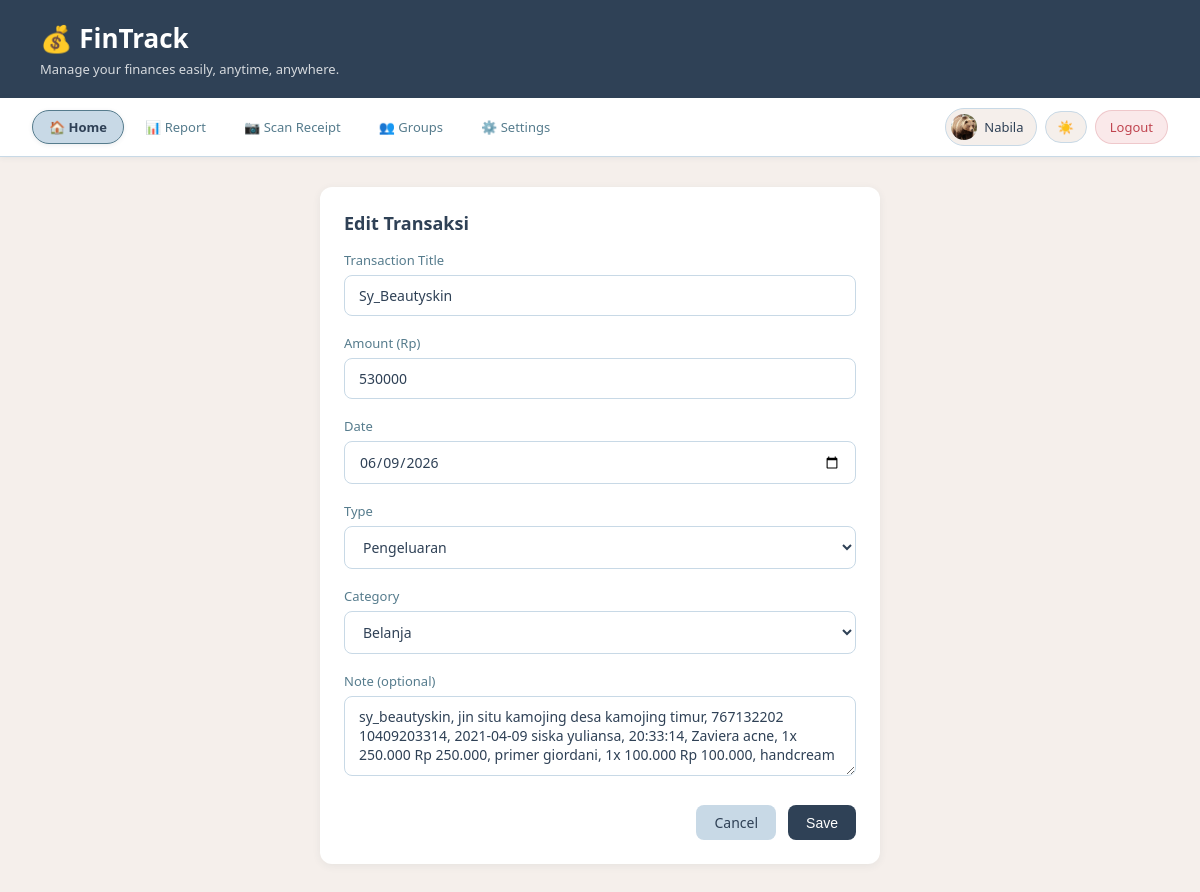
/edit/15 (signed in), run on the app's committed database.
### app.py (models this page shows)
class User(UserMixin, db.Model):
    id           = db.Column(db.Integer, primary_key=True)
    name         = db.Column(db.String(100), nullable=False)
    email        = db.Column(db.String(100), unique=True, nullable=False)
    password     = db.Column(db.String(200), nullable=False)
    photo        = db.Column(db.String(200), nullable=True)
    language     = db.Column(db.String(5),  default='id')
    theme        = db.Column(db.String(10), default='light')
    notif_popup  = db.Column(db.Boolean,    default=True)
    timezone     = db.Column(db.String(50), default='Asia/Jakarta')
    created_at   = db.Column(db.DateTime,   default=datetime.utcnow)
    transactions = db.relationship('Transaction', backref='user', lazy=True)

class Transaction(db.Model):
    id       = db.Column(db.Integer, primary_key=True)
    title    = db.Column(db.String(100), nullable=False)
    amount   = db.Column(db.Float,       nullable=False)
    category = db.Column(db.String(50),  nullable=False)
    type     = db.Column(db.String(10),  nullable=False)
    date     = db.Column(db.DateTime,    default=datetime.utcnow)
    note     = db.Column(db.String(200), nullable=True)
    user_id  = db.Column(db.Integer, db.ForeignKey('user.id'), nullable=False)

### app.py (the view, shortened to what this page needs)
@app.route('/edit/<int:id>', methods=['GET', 'POST'])
@login_required
def edit_transaction(id):
    transaction = Transaction.query.filter_by(id=id, user_id=current_user.id).first_or_404()
    return render_template('edit_transaction.html', transaction=transaction)

### app.py (called while the page is built)
@login_manager.user_loader
def load_user(user_id):
    return User.query.get(int(user_id))

@app.context_processor
def inject_translation():
    lang = current_user.language if current_user.is_authenticated else 'id'
    return dict(t=get_translation(lang))

### translations.py (called while the page is built)
def get_translation(lang='id'):
    return TRANSLATIONS.get(lang, TRANSLATIONS['id'])

### templates/edit_transaction.html (shortened to what this page needs)
<!DOCTYPE html>
<html lang="id" id="html-root">
<head>
    <link rel="stylesheet" href="{{ url_for('static', filename='style.css') }}">
</head>
<body>
<header>
    <h1>💰 FinTrack</h1>
    <p>{{ t['desc_app'] }}</p>
</header>
<nav class="navbar">
    <a href="/index" class="nav-link active">🏠 {{ t['nav_home'] }}</a>
    <a href="/report" class="nav-link">📊 {{ t['nav_report'] }}</a>
    <a href="/scan" class="nav-link">📷 {{ t['nav_scan'] }}</a>
    <a href="/groups" class="nav-link">👥 {{ t['nav_sharing'] }}</a>
    <a href="/settings" class="nav-link">⚙️ {{ t['nav_settings'] }}</a>
    <div class="nav-right">
        <div class="user-chip">
            <div class="user-avatar">
                {% if current_user.photo %}
                    <img src="{{ url_for('static', filename='uploads/' + current_user.photo) }}" alt="foto">
                {% else %}
                    👤
                {% endif %}
            </div>
            <span>{{ current_user.name }}</span>
        </div>
        <button class="theme-toggle" onclick="toggleTheme()">
            <span class="theme-icon">☀️</span>
        </button>
        <a href="/logout" class="btn-logout">{{ t['nav_logout'] }}</a>
    </div>
</nav>
<main>
    <div class="card form-card">
        <h2>Edit Transaksi</h2>
        <form method="POST" action="/edit/{{ transaction.id }}">
            <div class="form-group">
                <label>{{ t['form_title'] }}</label>
                <input type="text" name="title"
                       value="{{ transaction.title }}" required>
            </div>
            <div class="form-group">
                <label>{{ t['form_amount'] }}</label>
                <input type="number" name="amount"
                       value="{{ transaction.amount | int }}" min="0" required>
            </div>
            <div class="form-group">
                <label>{{ t['form_date'] }}</label>
                <input type="date" name="date"
                       value="{{ transaction.date.strftime('%Y-%m-%d') }}">
            </div>
            <div class="form-group">
                <label>{{ t['form_type'] }}</label>
                <select name="type">
                    <option value="expense" {{ 'selected' if transaction.type == 'expense' }}>Pengeluaran</option>
                </select>
            </div>
            <div class="form-group">
                <label>{{ t['form_category'] }}</label>
                <select name="category">
                    {% set categories = ['Makanan','Transport','Belanja','Hiburan','Kesehatan','Pendidikan','Gaji','Lainnya'] %}
                    {% for cat in categories %}
                        <option value="{{ cat }}" {{ 'selected' if transaction.category == cat }}>{{ cat }}</option>
                    {% endfor %}
                </select>
            </div>
            <div class="form-group">
                <label>{{ t['form_note'] }}</label>
                <textarea name="note">{{ transaction.note }}</textarea>
            </div>
            <div class="form-actions">
                <a href="/" class="btn btn-secondary">{{ t['btn_cancel'] }}</a>
                <button type="submit" class="btn btn-primary">{{ t['btn_save'] }}</button>
            </div>
        </form>
    </div>
</main>
</body>
</html>

### static/style.css (style rules this page uses)
* { margin: 0; padding: 0; box-sizing: border-box; }
body { font-family: 'Segoe UI', sans-serif; background-color: #F5EFEB; color: #2F4156; }
header { background-color: #2F4156; color: white; padding: 20px 40px; }
header h1 { font-size: 26px; }
header p { font-size: 13px; opacity: 0.8; margin-top: 4px; }
main { padding: 30px 40px; }
.card { background: #FFFFFF; border-radius: 12px; padding: 24px; box-shadow: 0 2px 8px rgba(47,65,86,0.07); margin-bottom: 24px; }
.card h2 { margin-bottom: 16px; font-size: 18px; color: #2F4156; }
.btn { display: inline-block; padding: 8px 18px; border-radius: 8px; font-size: 14px; font-weight: 500; cursor: pointer; border: none; text-decoration: none; }
.btn-primary { background: #2F4156; color: white; }
.btn-secondary { background: #C8D9E6; color: #2F4156; }
.form-card { max-width: 560px; margin: 0 auto; }
.form-group { margin-bottom: 18px; }
.form-group label { display: block; font-size: 13px; font-weight: 500; margin-bottom: 6px; color: #567C8D; }
.form-group input, .form-group select, .form-group textarea { width: 100%; padding: 10px 14px; border: 1px solid #C8D9E6; border-radius: 8px; font-size: 14px; font-family: inherit; background: #FFFFFF; color: #2F4156; }
.form-group textarea { height: 80px; resize: vertical; }
.form-actions { display: flex; gap: 12px; justify-content: flex-end; margin-top: 24px; }
.navbar { background: #FFFFFF; padding: 10px 32px; display: flex; align-items: center; gap: 4px; border-bottom: 1px solid #C8D9E6; box-shadow: 0 1px 6px rgba(47,65,86,0.07); position: sticky; top: 0; z-index: 50; transition: background 0.2s, border-color 0.2s; flex-wrap: nowrap; overflow-x: auto; scrollbar-width: none; }
.navbar a.nav-link { text-decoration: none; color: #567C8D; font-size: 13px; font-weight: 500; padding: 7px 16px; border-radius: 99px; display: inline-flex; align-items: center; gap: 6px; white-space: nowrap; transition: background 0.18s, color 0.18s, border-color 0.18s, box-shadow 0.18s; border: 1.5px solid transparent; }
.navbar a.nav-link.active { background: #C8D9E6; color: #2F4156; font-weight: 650; border-color: #567C8D; box-shadow: 0 1px 4px rgba(47,65,86,0.10); }
.nav-right { margin-left: auto; display: flex; align-items: center; gap: 8px; flex-shrink: 0; }
.user-chip { display: inline-flex; align-items: center; gap: 7px; padding: 5px 12px 5px 5px; border-radius: 99px; background: #F5EFEB; border: 1.5px solid #C8D9E6; font-size: 13px; font-weight: 500; color: #2F4156; white-space: nowrap; }
.user-avatar { width: 26px; height: 26px; border-radius: 50%; background: #C8D9E6; display: flex; align-items: center; justify-content: center; font-size: 12px; overflow: hidden; flex-shrink: 0; }
.user-avatar img { width: 100%; height: 100%; object-fit: cover; }
.theme-toggle { display: inline-flex; align-items: center; gap: 5px; padding: 6px 12px; border-radius: 99px; background: #F5EFEB; border: 1.5px solid #C8D9E6; cursor: pointer; font-size: 13px; font-weight: 500; color: #567C8D; transition: all 0.2s; white-space: nowrap; font-family: inherit; }
.btn-logout { display: inline-flex; align-items: center; gap: 5px; padding: 7px 14px; border-radius: 99px; font-size: 13px; font-weight: 500; background: #FAE9EA; color: #C0444F; border: 1.5px solid rgba(192,68,79,0.2); text-decoration: none; cursor: pointer; transition: all 0.18s; white-space: nowrap; font-family: inherit; }

### data on the page
User: photo (picture), name "Nabila"

### other printed values
{{ t['desc_app'] }} "Manage your finances easily, anytime, anywhere."
{{ t['nav_home'] }} "Home"
{{ t['nav_report'] }} "Report"
{{ t['nav_scan'] }} "Scan Receipt"
{{ t['nav_sharing'] }} "Groups"
{{ t['nav_settings'] }} "Settings"
{{ t['nav_logout'] }} "Logout"
{{ t['form_title'] }} "Transaction Title"
{{ t['form_amount'] }} "Amount (Rp)"
{{ t['form_date'] }} "Date"
{{ t['form_type'] }} "Type"
{{ t['form_category'] }} "Category"
{{ t['form_note'] }} "Note (optional)"
{{ t['btn_cancel'] }} "Cancel"
{{ t['btn_save'] }} "Save"
